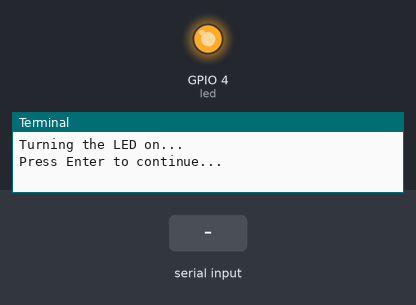
Bench run of a program on a simulated Raspberry Pi (BCM pin numbers). Shown: output pins drawn as LEDs (lit = HIGH), the last lines printed to the terminal. Dashed ring = blinking. The test bench sets the inputs (shaded band).

Above: at 1.2 s.
1.3 s: "1" typed at the terminal, then Enter
At 1.6 s:
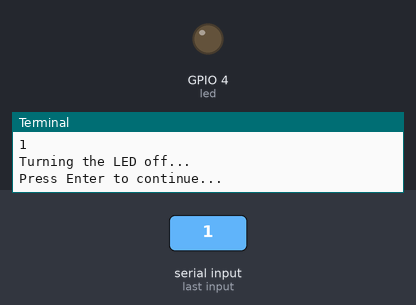
2.8 s: "0" typed at the terminal, then Enter
At 3.6 s:
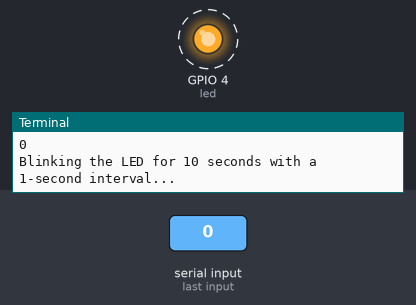
Timing chart, 0 to 10.3 s (numbered marks = the images above; inputs shaded):
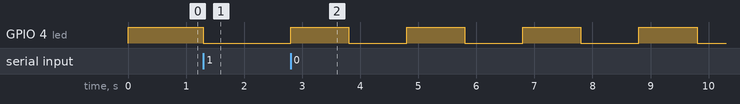

The program:

ledClassExample.py
```python
#!/usr/bin/python3
"""
Designed by R. Chiu for the embeded system lecture.
(r)2023  Universidad de Guadalajara MX
All the code comments where gerenerated automatically by chatGPT 3.5
"""

from ledClass import LED  # Import the LED class from your module

# Initialize an instance of the LED class with GPIO pin 4
led = LED(4)

try:
    # Turn on the LED
    print("Turning the LED on...")
    led.ledOn()
    input("Press Enter to continue...")

    # Turn off the LED
    print("Turning the LED off...")
    led.ledOff()
    input("Press Enter to continue...")

    # Blink the LED for 10 seconds with a 1-second interval
    print("Blinking the LED for 10 seconds with a 1-second interval...")
    led.ledBlink(10, 1)
except KeyboardInterrupt:
    print("Execution interrupted by user.")
finally:
    # Clean up GPIO resources
    led.cleanup()
```

ledClass.py
```python
#!/usr/bin/python3
"""
Designed by R. Chiu for the embeded system lecture.
(r)2023  Universidad de Guadalajara MX
All the code comments where gerenerated automatically by chatGPT 3.5
"""

import RPi.GPIO as GPIO
import time

class LED:
    def __init__(self, pin):
        # Initialize the LED using the given GPIO pin
        self.pin = pin
        GPIO.setmode(GPIO.BCM)
        GPIO.setup(self.pin, GPIO.OUT)

    def ledBlink(self, duration, interval):
        # Blink the LED for the specified duration (in seconds) with the given interval (in seconds)
        try:
            while duration > 0:
                GPIO.output(self.pin, GPIO.HIGH)  # Turn the LED on
                time.sleep(interval)
                GPIO.output(self.pin, GPIO.LOW)   # Turn the LED off
                time.sleep(interval)
                duration -= interval
        except KeyboardInterrupt:
            pass
        finally:
            self.ledOff()  # Ensure the LED is turned off when done

    def ledOn(self):
        # Turn the LED on
        GPIO.output(self.pin, GPIO.HIGH)

    def ledOff(self):
        # Turn the LED off
        GPIO.output(self.pin, GPIO.LOW)

    def cleanup(self):
        # Clean up the GPIO resources
        GPIO.cleanup()

if __name__ == "__main__":
    try:
        led = LED(4)  # Initialize the LED on GPIO pin 4
        led.ledOn()   # Turn the LED on
        time.sleep(3) # Keep the LED on for 3 seconds
        led.ledOff()  # Turn the LED off
        time.sleep(1) # Pause for 1 second
        led.ledBlink(5, 0.5)  # Blink the LED for 5 seconds with a 0.5-second interval
    finally:
        led.cleanup()  # Clean up GPIO resources when done
```

Measured:
- after the input at 1.3 s, GPIO 4 (led): HIGH → LOW at once
- after the input at 2.8 s, GPIO 4 (led): alternates HIGH for 1.0 s and LOW for 1.0 s, starting at once
